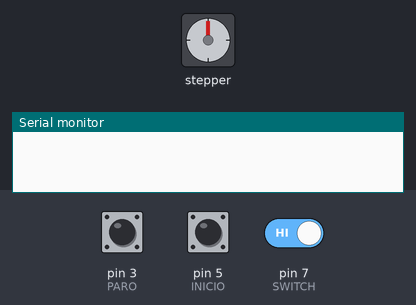
The sketch below on a simulated Arduino Uno, built with avr-gcc and run on an emulated ATmega328P. On the bench: stepper motor, the last lines printed to the serial monitor. Wiring (inferred from the names in the program): stepper motor (200 steps per turn assumed): coils pin 8, pin 9, pin 10, pin 11. Inputs (shaded band) come from the test bench; at power-on: pin 5 (INICIO) HIGH, pin 3 (PARO) HIGH, pin 7 (SWITCH) HIGH.

Above: at 1.2 s.
1.3 s: pin 5 (INICIO) pulled LOW for 0.15 s
At 3.76 s:
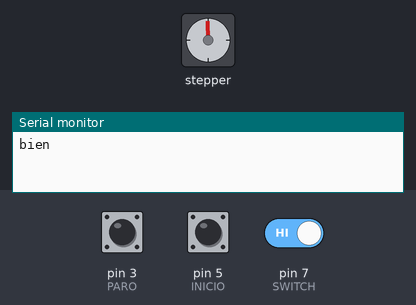
4.4 s: pin 3 (PARO) pulled LOW for 0.15 s
At 5.2 s:
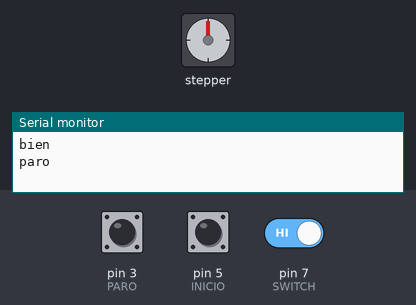
7.5 s: pin 5 (INICIO) pulled LOW for 1 s
At 9.96 s:
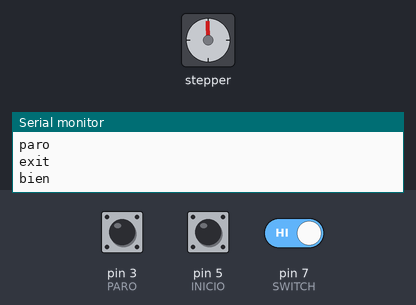
11.5 s: pin 3 (PARO) pulled LOW for 1 s
At 12.0 s:
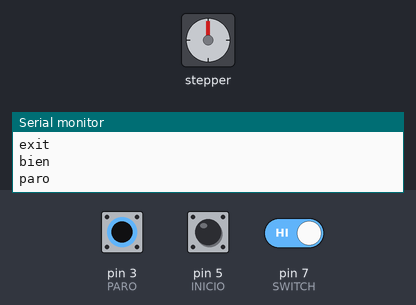
14.0 s: pin 5 (INICIO) driven LOW and pin 7 (SWITCH) driven LOW
At 16.9 s:
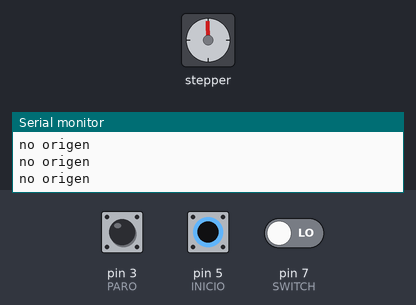
17.0 s: pin 7 (SWITCH) driven HIGH
Timing chart, 0 to 23.5 s (numbered marks = the images above; inputs shaded):
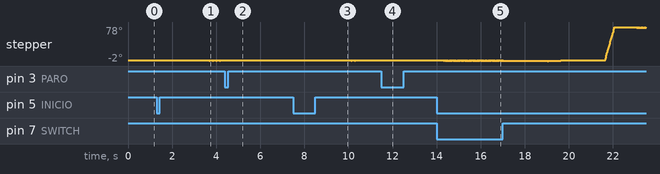

Measured:
- after the input at 1.3 s, stepper: alternates -1° for 0.01 s and 0° for 0.07 s, starting after 2.3 s
- after the input at 4.4 s, stepper: stops changing and stays 0°
- after the input at 7.5 s, stepper: alternates -1° for 0.01 s and 0° for 0.07 s, 16 changes in all, then stays 0°, starting after 2.3 s
- after the input at 11.5 s, stepper: stops changing and stays 0°
- after the input at 14.0 s, stepper: alternates -1° for 0.02 s and 0° for 0.02 s, starting after 0.32 s

The sketch:

Articulacion.ino
```cpp
#define INICIO 5 //PULLUP
#define PARO 3 //PULLUP
#define SWITCH 7 //PULLDOWN
#define BOBINA1 8
#define BOBINA2 9
#define BOBINA3 10
#define BOBINA4 11

int  retardo=  5000;
const int pasosPorRevolucion = 200;  // Numero de pasos por revoluciones

bool inicio = 1;
bool origen = 0;
volatile bool paro = true;

void paro_sistema(){
    paro = false;
    Serial.println("paro");
}

void setup() {
    //Se inicializa puerto serial:
    Serial.begin(115200);

    pinMode(INICIO, INPUT_PULLUP);
    pinMode(PARO, INPUT_PULLUP);
    pinMode(SWITCH, INPUT_PULLUP);

    pinMode(BOBINA1, OUTPUT);
    pinMode(BOBINA2, OUTPUT);
    pinMode(BOBINA3, OUTPUT);
    pinMode(BOBINA4, OUTPUT);

    attachInterrupt(digitalPinToInterrupt(PARO), paro_sistema, FALLING);
}

void loop() {
    //**********************
    //***     INICIO    ****
    //**********************
    while (inicio == 1){
      inicio = digitalRead(INICIO);
    }
    inicio=1;
    Serial.println("bien");
    origen = digitalRead(SWITCH);
    delay(300);

    //*********************
    //***    ORIGEN    ****
    //*********************
    //retardo=20000;
    while(origen == 0){
        Serial.println("no origen");
        //MPasos.step(1);
        CW();
        origen = digitalRead(SWITCH);
        if(origen == 1){
            break;
        }
    }
    retardo=10000;
    delay(2000);
    origen=1;

    //*********************
    //***      90°     ****
    //*********************
    //MPasos.setSpeed(160);
    int i=0;
    while(i<15){
        i=i+1;
        CCW();
    }

    //**********************
    //***     CICLO     ****
    //**********************

    delay(2000);
    while(paro == 1 ){
        Serial.println("origen");

        //*********************************
        //***  TOMAR Y DEJAR OBJETO    ****
        //*********************************
        Serial.println("tomar y dejar");
        i=0;
        while(i<=10){
            i=i+1;
            CW();
        }
        delay(1000);

        //*********************
        //***      90°     ****
        //*********************
        Serial.println("90");
        i=0;
        while(i<=10){
            i=i+1;
            CCW();
        }
        delay(1000);

        //**********************
        //***   FIN CICLO   ****
        //**********************
    }
    if(paro == 0){
        Serial.println("exit");
        paro = 1;
    }

}
void CW(){

    digitalWrite(BOBINA1, HIGH);
    digitalWrite(BOBINA2, LOW);
    digitalWrite(BOBINA3, LOW);
    digitalWrite(BOBINA4, LOW);
    delayMicroseconds (retardo);

    digitalWrite(BOBINA1, LOW);
    digitalWrite(BOBINA2, LOW);
    digitalWrite(BOBINA3, HIGH);
    digitalWrite(BOBINA4, LOW);
    delayMicroseconds (retardo);

    digitalWrite(BOBINA1, LOW);
    digitalWrite(BOBINA2, HIGH);
    digitalWrite(BOBINA3, LOW);
    digitalWrite(BOBINA4, LOW);
    delayMicroseconds (retardo);

    digitalWrite(BOBINA1, LOW);
    digitalWrite(BOBINA2, LOW);
    digitalWrite(BOBINA3, LOW);
    digitalWrite(BOBINA4, HIGH);
    delayMicroseconds (retardo);

}

void CCW(){

    digitalWrite(BOBINA1, LOW);
    digitalWrite(BOBINA2, LOW);
    digitalWrite(BOBINA3, LOW);
    digitalWrite(BOBINA3, HIGH);
    delayMicroseconds (retardo);

    digitalWrite(BOBINA1, LOW);
    digitalWrite(BOBINA2, HIGH);
    digitalWrite(BOBINA3, LOW);
    digitalWrite(BOBINA3, LOW);
    delayMicroseconds (retardo);

    digitalWrite(BOBINA1, LOW);
    digitalWrite(BOBINA2, LOW);
    digitalWrite(BOBINA3, HIGH);
    digitalWrite(BOBINA3, LOW);
    delayMicroseconds (retardo);

    digitalWrite(BOBINA1, HIGH);
    digitalWrite(BOBINA2, LOW);
    digitalWrite(BOBINA3, LOW);
    digitalWrite(BOBINA3, LOW);
    delayMicroseconds (retardo);

}
```
